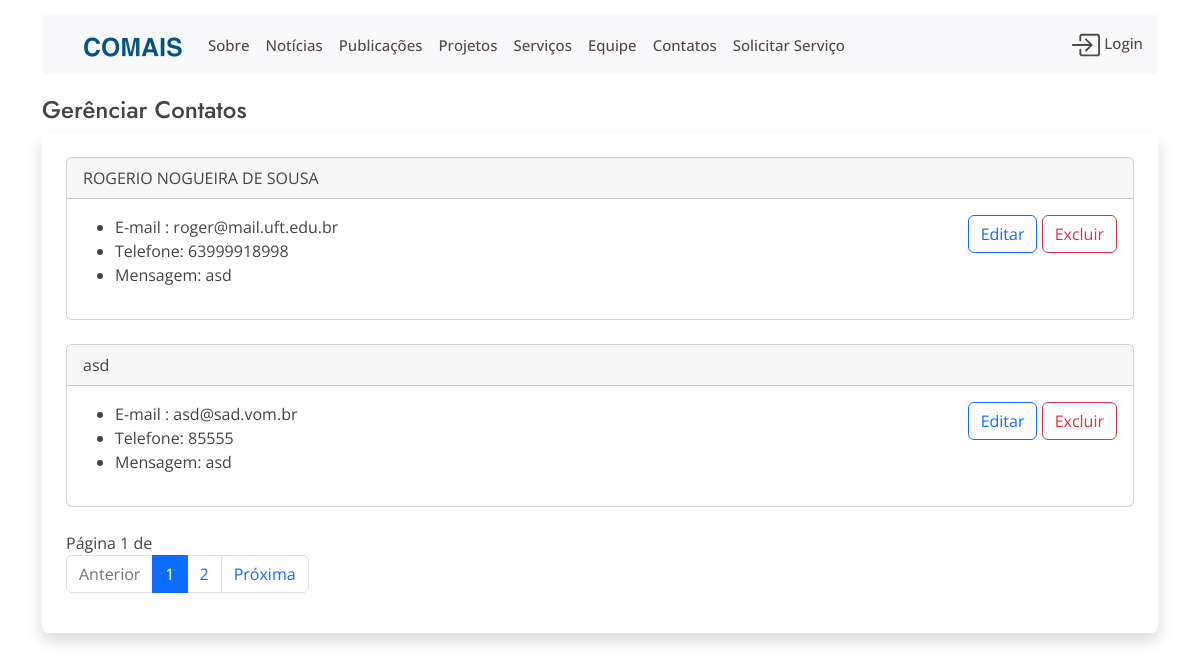
Page /update_contatos_list on the earlier database version.
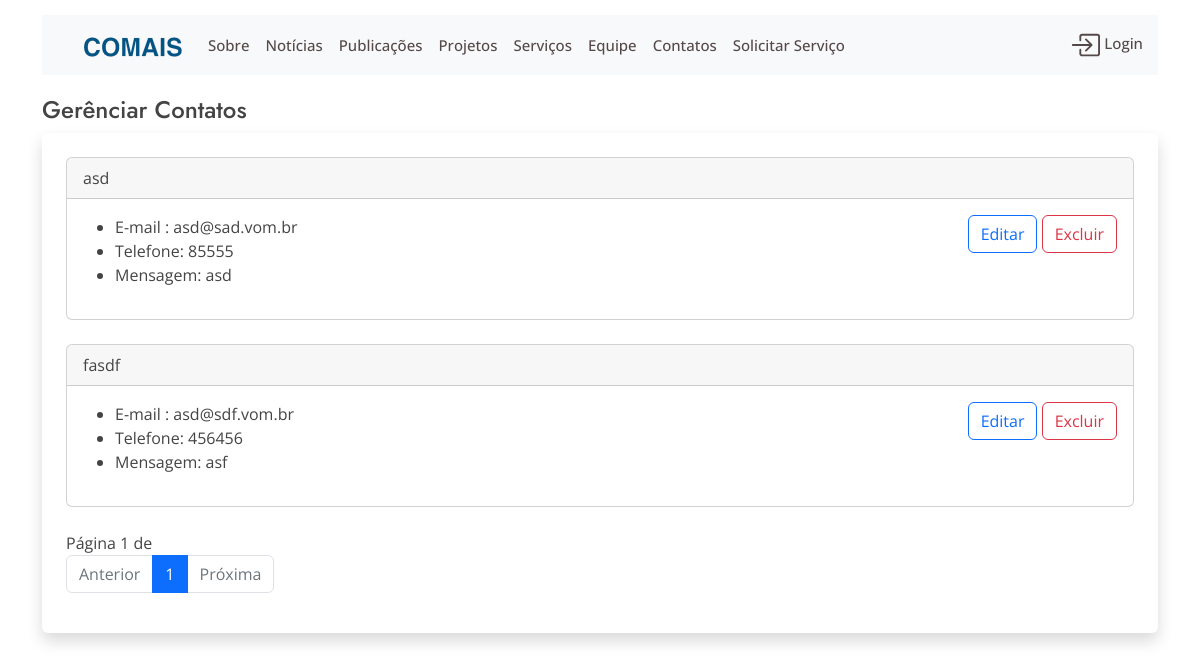
Same page on the later database version.
### website/models.py (models this page shows, shortened)
class Contato(models.Model):
    nome = models.CharField('Nome',max_length=100)
    email = models.EmailField('Email',max_length=100)
    telefone = models.CharField('Telefone',max_length=100)
    cidade = models.CharField('Cidade',max_length=100)
    mensagem = models.TextField('Mensagem')
    status = models.IntegerField('Status',default=0)

### website/views.py (the view)
# urls.py: path('update_contatos_list', views.update_contatos_list, name='update-contatos-list'),
def update_contatos_list(request):
    contatos = Contato.objects.all().order_by('nome')
    p = Paginator(contatos, 2)
    page = request.GET.get('page')
    contatos = p.get_page(page)
    return render(request,'update_contatos_list.html', {'contatos':contatos})

### website/templates/update_contatos_list.html (shortened to what this page needs)
{% extends 'base2.html'%}
{% block content %}
    <h4 class= "page-title">Gerênciar Contatos</h4>
    <div class=" shadow p-4 mb-5 bg-body rounded">
    {% for contato in contatos %}
    <div class="card">
        <div class="card-header">
            <a class="nav-link active" aria-current="page" href="{% url 'show-contatos' contato.id %}">{{contato.nome}}</a>
        </div>
        <div class='row'>
            <div class="col ">
                    <div class='card-body'>
                     <ul>
                        <li>E-mail : {{contato.email}}</li>
                        <li>Telefone: {{contato.telefone}} </li>
                        <li>Mensagem: {{contato.mensagem}} </li>
                     </ul>
                    </div>
                </div>
                <div class="col-md-auto" >
                    <div class='card-body align-middle'>
                        <a class="btn btn-outline-primary" href="{% url 'update-contato' contato.id %}">Editar</a>
                        <a class="btn btn-outline-danger" href="{% url 'delete-contato' contato.id %}">Excluir</a>
                    </div>
                </div>
            </div>
    </div>
    {% endfor %}
    Página {{ contatos.number }} de {{ contatos.last_page }}
    <nav aria-label="...">
        <ul class="pagination">
          {% if contatos.number == 1  %}
                <li class="page-item disabled">
                <a class="page-link"  href=""">Anterior</a>
            {% else %}
                <li class="page-item">
                <a class="page-link"  href="?page={{contatos.previous_page_number}}"> Anterior</a>
            {% endif %}
          </li>
          {% for page in contatos.paginator.page_range %}
             {% if contatos.number == page %}
                    <li class="page-item active">
                        <a class="page-link" href="?page={{page}}">{{page}}</a>
                    </li>
                {% else %}
                    <li class="page-item">
                        <a class="page-link" href="?page={{page}}">{{page}}</a>
                    </li>
               {% endif %}
            {% endfor %}
            {% if contatos.number == contatos.paginator.num_pages %}
                <li class="page-item disabled">
                <a class="page-link"  href=""">Próxima</a>
            {% else %}
                <li class="page-item">
                <a class="page-link"  href="?page={{contatos.next_page_number}}">Próxima</a>
            {% endif %}
        </ul>
      </nav>
    </div>
{% endblock  %}

Differences in the rows shown:
removed Contato: nome "ROGERIO NOGUEIRA DE SOUSA", email "roger@mail.uft.edu.br", telefone "63999918998", mensagem "asd"
now on this page (row unchanged): Contato: nome "fasdf", email "asd@sdf.vom.br", telefone "456456", mensagem "asf"
Other differences:
list line gone: "2"
